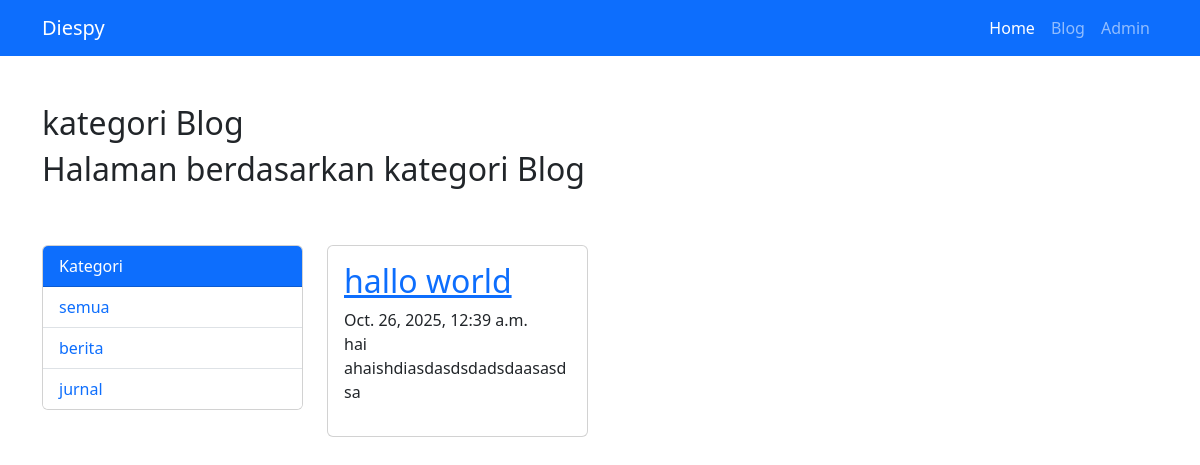
Before: /blog/kategori/berita/ with the older database file.
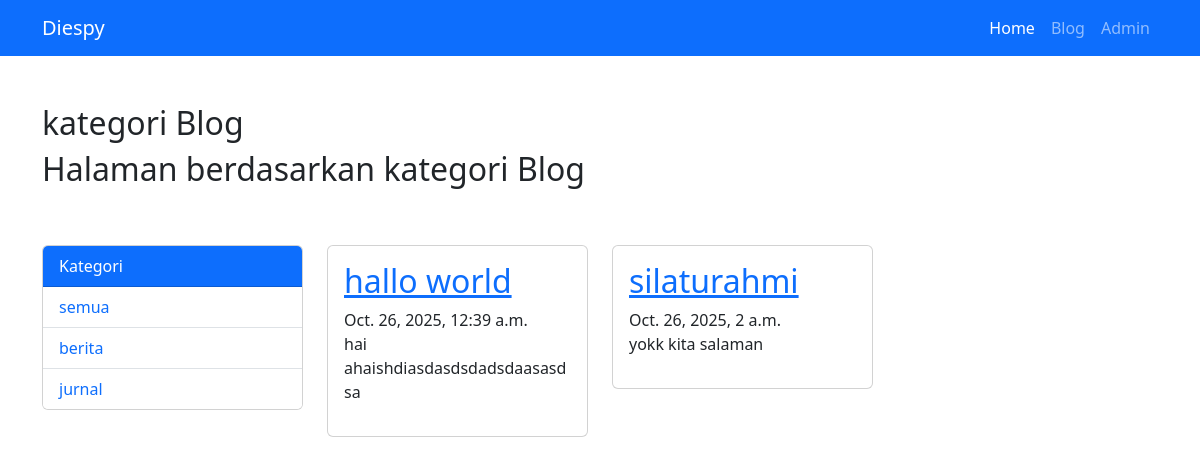
After: the same page with the newer database file.
### blog/models.py (models this page shows, shortened)
class Kategori(models.Model):
    nama = models.CharField(max_length=255)
    slug_kat = models.SlugField(editable=False, blank=True)

class Artikel(models.Model):
    judul = models.CharField(max_length=255)
    isi = models.TextField()
    kategori = models.ForeignKey(Kategori, on_delete=models.CASCADE)
    slug_art = models.SlugField(editable=False, blank=True)
    pubdate = models.DateTimeField(auto_now_add=True)
    update = models.DateTimeField(auto_now=True)

### blog/views.py (the view)
# urls.py: path('kategori/<slug:kategoriInput>/',views.kategori_artikel, name='kategori_artikel')
def kategori_artikel(request, kategoriInput):
    articles = Artikel.objects.filter(kategori__nama=kategoriInput)
    category = Artikel.objects.values('kategori__nama').distinct() # distinct biar ngilangin data yang sama  jadi 1
    context = {
        'Judul': 'kategori Blog',
        'Heading': 'Halaman berdasarkan kategori Blog',
        'Articles': articles,
        'Categories': category,
    }
    return render(request, 'blog/kategori.html', context)

### blog/templates/blog/kategori.html (shortened to what this page needs)
{% extends "base.html" %}
{% block title %}
<h2 class="mt-5">{{Judul}}</h2>
{% endblock title %}
{% block content %}
<h2>{{Heading}}</h2>
<div class="row">
    <div class="col-md-3 mt-5">
        <div class="card">
            <div class="card-header bg-primary text-white">
                Kategori
            </div>
            <ul class="list-group list-group-flush">
                <li class="list-group-item">
                    <a href="{% url "blog:index" %}" class = "text-decoration-none ">
                        semua
                    </a>
                </li>
                {% for kat in Categories %}
                <li class="list-group-item">
                    <a class = "text-decoration-none " href="{% url "blog:kategori_artikel" kat.kategori__nama %}">
                        {{kat.kategori__nama}}
                    </a>
                </li>
                {% endfor %}
            </ul>
        </div>
    </div>
    {% for post in Articles %}
    <div class="col-md-3 mt-5">
        <div class="card">
            <div class="card-body">
                <a href="{% url "blog:detail_artikel" post.slug_art %}">
                <h2 class = "card-title">{{post.judul}}</h2></a>
                <span class="text-secodary">{{post.pubdate}}</span>
                <p class="text-dark fst-norma">{{post.isi}}</p>
            </div>
        </div>
    </div>
    {% endfor %}
</div>
{% endblock content %}

Changed rows visible on the page:
added Artikel: judul "silaturahmi", pubdate "Oct. 26, 2025, 2 a.m.", isi "yokk kita salaman"
